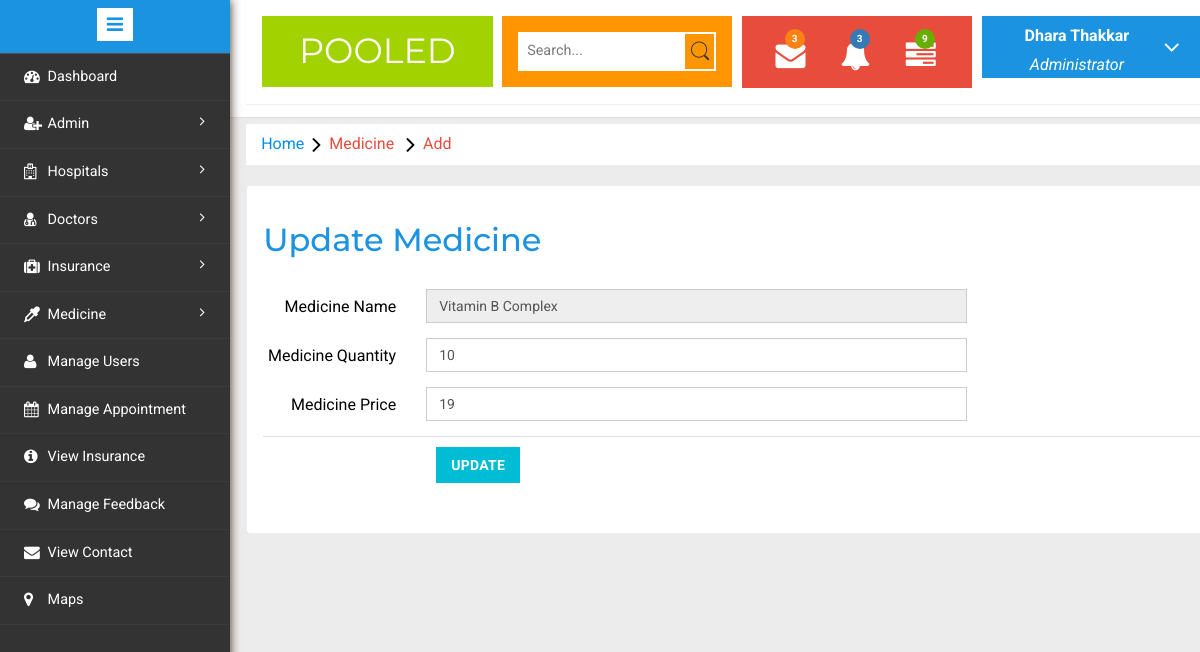
/admin/Editmedicine.php?id=1 (signed in), run on the app's committed database.
### tables this page shows
CREATE TABLE `medicine_table` (
  `m_id` int(15) NOT NULL,
  `m_name` varchar(20) NOT NULL,
  `m_quantity` int(20) NOT NULL,
  `m_price` int(5) NOT NULL,
  `status` int(2) NOT NULL
);

### admin/Editmedicine.php (the view, shortened to what this page needs)
<!DOCTYPE HTML>
<html>
<head>
<link href="css/bootstrap.min.css" rel='stylesheet' type='text/css' />
<link href="css/style.css" rel='stylesheet' type='text/css' />
<link rel="stylesheet" href="css/morris.css" type="text/css"/>
<link href="css/font-awesome.css" rel="stylesheet">
<link rel="stylesheet" href="css/icon-font.min.css" type='text/css' />
</head>
<body>
   <div class="page-container">
<div class="left-content">
	   <div class="mother-grid-inner">
				<?php
					include 'header.php';
				?>
	<ol class="breadcrumb">
                <li class="breadcrumb-item"><a href="index.php">Home</a><i class="fa fa-angle-right"></i>Medicine <i class="fa fa-angle-right"></i>Add</li>
            </ol>
				<?php
						include 'Connection.php';
						$id =$_GET['id'];
						$getresult = mysqli_query($con,"SELECT * FROM medicine_table WHERE m_id = '$id'");
						while($viewdata=mysqli_fetch_array($getresult))
						{
							$name = $viewdata['m_name'];
							$quan = $viewdata['m_quantity'];
							$price=$viewdata['m_price'];
						}
					?>
				<div class="grid-form1">
						<h3 id="forms-horizontal">Update Medicine</h3>
						<form class="form-horizontal" method="POST">
						  <div class="form-group">
							<label for="mname" class="col-sm-2 control-label hor-form">Medicine Name</label>
							<div class="col-sm-7">
							  <input type="text" class="form-control" id="mname" placeholder="Enter Medicine Name" name="mname" value="<?php echo $name;?>" readonly>
							</div>
						  </div>
						  <div class="form-group">
							<label for="mprice" class="col-sm-2 control-label hor-form">Medicine Quantity</label>
							<div class="col-sm-7">
							  <input type="number" class="form-control" id="mprice" placeholder="Enter no of tablet" name="mquan" value="<?php echo $quan;?>">
							</div>
						  </div>
						  <div class="form-group">
							<label for="mprice" class="col-sm-2 control-label hor-form">Medicine Price</label>
							<div class="col-sm-7">
							  <input type="text" class="form-control" id="mprice" placeholder="Enter Medicine Price" name="mprice" value="<?php echo $price;?>">
							</div>
						  </div>
						  <div class="panel-footer">
									<div class="row">
										<div class="col-sm-8 col-sm-offset-2">
											<button class="btn-primary btn" name="update">Update</button>
										</div>
									</div>
								 </div>
							</form>
						</div>
				</div>
			</div>
<div class="copyrights">
	 <p>© 2016 Pooled . All Rights Reserved | Design by  <a href="http://w3layouts.com/" target="_blank">W3layouts</a> </p>
</div>
</div>
				<?php
					include 'navigation.php';
				?>
</body>
</html>

### admin/header.php (shortened to what this page needs)
 <?php
	include "Connection.php";
	if(!isset($_SESSION['session_admin']))
	{
		header("location:index.php");
	}
	else
	{
		$log = $_SESSION['session_admin'];
		$sql = "SELECT l_id FROM login_table WHERE email_id='$log'";
		$result = mysqli_query($con,$sql);
		$value = mysqli_fetch_array($result);
		$id = $value['l_id'];
		$qry = "SELECT * FROM admin_details WHERE l_id='$id'";
		$result1 = mysqli_query($con,$qry);
		$value1 = mysqli_fetch_array($result1);
		$n = $value1['a_name'];
}?>
				<div class="header-main">
					<div class="logo-w3-agile">
								<h1><a href="index.php">Pooled</a></h1>
							</div>
					<div class="w3layouts-left">
								<div class="w3-search-box">
									<form action="#" method="post">
										<input type="text" placeholder="Search..." required="">
										<input type="submit" value="">
									</form>
								</div>
						 </div>
						 <div class="w3layouts-right">
							<div class="profile_details_left">
								<ul class="nofitications-dropdown">
									<li class="dropdown head-dpdn">
										<a href="#" class="dropdown-toggle" data-toggle="dropdown" aria-expanded="false"><i class="fa fa-envelope"></i><span class="badge">3</span></a>
									</li>
									<li class="dropdown head-dpdn">
										<a href="#" class="dropdown-toggle" data-toggle="dropdown" aria-expanded="false"><i class="fa fa-bell"></i><span class="badge blue">3</span></a>
									</li>
									<li class="dropdown head-dpdn">
										<a href="#" class="dropdown-toggle" data-toggle="dropdown" aria-expanded="false"><i class="fa fa-tasks"></i><span class="badge blue1">9</span></a>
									</li>
									<div class="clearfix"> </div>
								</ul>
							</div>
						</div>
						<div class="profile_details w3l">
								<ul>
									<li class="dropdown profile_details_drop">
										<a href="#" class="dropdown-toggle" data-toggle="dropdown" aria-expanded="false">
											<div class="profile_img">
												<div class="user-name">
													<p><?php  echo $n; ?></p>
													<span>Administrator</span>
												</div>
												<i class="fa fa-angle-down"></i>
												<div class="clearfix"></div>
											</div>
										</a>
									</li>
								</ul>
							</div>
				</div>

### data on the page
medicine_table: mname "Vitamin B Complex", mquan "10", mprice "19"

### other printed values
$n "Dhara Thakkar"
